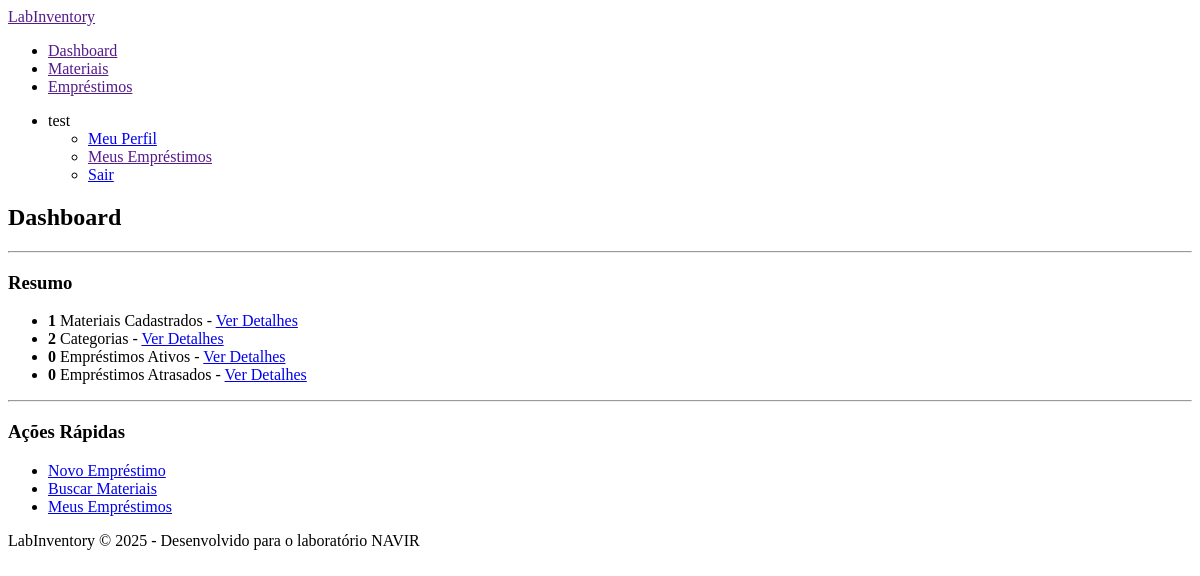
The app's page / (signed in), older data.
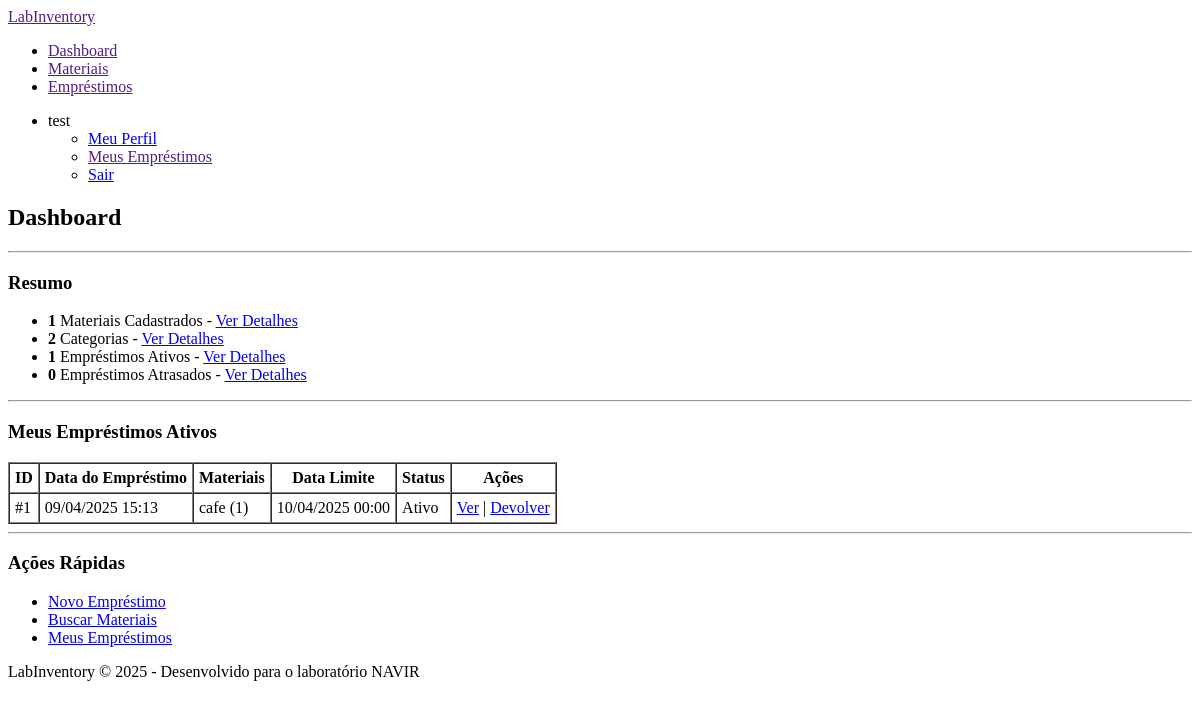
The same page, newer data.
### Core/models.py (models this page shows, shortened)
class CustomUser(AbstractUser):
    USER_TYPES = (
        ('student', 'Aluno'),
        ('professor', 'Professor'),
        ('other', 'Outro'),
    )
    registration_id = models.CharField(max_length=20, verbose_name='Matrícula')
    user_type = models.CharField(max_length=15, choices=USER_TYPES, default='student', verbose_name='Tipo de Usuário')

### Inventory/models.py (models this page shows, shortened)
class Loan(models.Model):
    STATUS_CHOICES = (
        ('active', 'Ativo'),
        ('returned', 'Devolvido'),
        ('late', 'Atrasado'),
    )
    user = models.ForeignKey(CustomUser, on_delete=models.CASCADE, related_name='loans', verbose_name='Usuário')
    materials = models.ManyToManyField(Material, through='LoanItem', verbose_name='Materiais')
    loan_date = models.DateTimeField(default=timezone.now, verbose_name='Data de Empréstimo')
    expected_return_date = models.DateTimeField(verbose_name='Data Prevista para Devolução')
    return_date = models.DateTimeField(null=True, blank=True, verbose_name='Data de Devolução')
    status = models.CharField(max_length=10, choices=STATUS_CHOICES, default='active', verbose_name='Status')
    notes = models.TextField(blank=True, verbose_name='Observações')
    class Meta:
        verbose_name = 'Empréstimo'
        verbose_name_plural = 'Empréstimos'

class LoanItem(models.Model):
    loan = models.ForeignKey(Loan, on_delete=models.CASCADE, verbose_name='Empréstimo')
    material = models.ForeignKey(Material, on_delete=models.CASCADE, verbose_name='Material')
    quantity = models.PositiveIntegerField(verbose_name='Quantidade')
    returned_quantity = models.PositiveIntegerField(default=0, verbose_name='Quantidade Devolvida')
    class Meta:
        verbose_name = 'Item de Empréstimo'
        verbose_name_plural = 'Itens de Empréstimo'

class Material(models.Model):
    name = models.CharField(max_length=200, verbose_name='Nome')
    description = models.TextField(blank=True, verbose_name='Descrição')
    total_quantity = models.PositiveIntegerField(verbose_name='Quantidade Total')
    available_quantity = models.PositiveIntegerField(verbose_name='Quantidade Disponível')
    location = models.CharField(max_length=100, verbose_name='Localização')
    category = models.ForeignKey(Category, on_delete=models.SET_NULL, null=True, verbose_name='Categoria')
    created_at = models.DateTimeField(auto_now_add=True, verbose_name='Data de Cadastro')
    updated_at = models.DateTimeField(auto_now=True, verbose_name='Última Atualização')
    class Meta:
        verbose_name = 'Material'
        verbose_name_plural = 'Materiais'

### Inventory/views.py (the view)
# urls.py: path('', inventory_views.dashboard, name='dashboard'),
@login_required
def dashboard(request):
    total_materials = Material.objects.count()
    total_categories = Category.objects.count()
    active_loans = Loan.objects.filter(status='active').count()
    late_loans = Loan.objects.filter(status='late').count()
    if not request.user.is_staff:
        user_active_loans = Loan.objects.filter(
            user=request.user,
            status__in=['active', 'late']
        )
    else:
        user_active_loans = None
    context = {
        'total_materials': total_materials,
        'total_categories': total_categories,
        'active_loans': active_loans,
        'late_loans': late_loans,
        'user_active_loans': user_active_loans,
    }
    return render(request, 'inventory/dashboard.html', context)

### templates/inventory/dashboard.html (shortened to what this page needs)
{% extends 'base.html' %}
{% block content %}
<h2>Dashboard</h2>
<hr>
<h3>Resumo</h3>
<ul>
    <li><strong>{{ total_materials }}</strong> Materiais Cadastrados - <a href="{% url 'material_list' %}">Ver Detalhes</a></li>
    <li><strong>{{ total_categories }}</strong> Categorias - <a href="{% url 'category_list' %}">Ver Detalhes</a></li>
    <li><strong>{{ active_loans }}</strong> Empréstimos Ativos - <a href="{% url 'loan_list' %}?status=active">Ver Detalhes</a></li>
    <li><strong>{{ late_loans }}</strong> Empréstimos Atrasados - <a href="{% url 'loan_list' %}?status=late">Ver Detalhes</a></li>
</ul>
{% if user_active_loans %}
<hr>
<h3>Meus Empréstimos Ativos</h3>
<table border="1" cellpadding="5" cellspacing="0">
    <thead>
        <tr>
            <th>ID</th>
            <th>Data do Empréstimo</th>
            <th>Materiais</th>
            <th>Data Limite</th>
            <th>Status</th>
            <th>Ações</th>
        </tr>
    </thead>
    <tbody>
        {% for loan in user_active_loans %}
        <tr>
            <td>#{{ loan.id }}</td>
            <td>{{ loan.loan_date|date:"d/m/Y H:i" }}</td>
            <td>
                {% for loan_item in loan.loanitem_set.all %}
                    {{ loan_item.material.name }} ({{ loan_item.quantity }}){% if not forloop.last %}, {% endif %}
                {% endfor %}
            </td>
            <td>{{ loan.expected_return_date|date:"d/m/Y H:i" }}</td>
            <td>
                {% if loan.status == 'active' %}
                    Ativo
                {% elif loan.status == 'late' %}
                    Atrasado
                {% endif %}
            </td>
            <td>
                <a href="{% url 'loan_detail' loan.id %}">Ver</a> |
                <a href="{% url 'loan_return' loan.id %}">Devolver</a>
            </td>
        </tr>
        {% endfor %}
    </tbody>
</table>
{% endif %}
<hr>
<h3>Ações Rápidas</h3>
<ul>
    <li><a href="{% url 'loan_create' %}">Novo Empréstimo</a></li>
    <li><a href="{% url 'material_list' %}">Buscar Materiais</a></li>
    <li><a href="{% url 'my_loans' %}">Meus Empréstimos</a></li>
</ul>
{% endblock %}

### templates/base.html (shortened to what this page needs)
{% load widget_tweaks %}
<!DOCTYPE html>
<html lang="pt-br">
<head>
</head>
<body>
    <nav>
        <div>
            <a href="">LabInventory</a>
            <div>
                <ul>
                    <li>
                        <a href="">Dashboard</a>
                    </li>
                    <li>
                        <a href="">Materiais</a>
                    </li>
                    <li>
                        <a href="">Empréstimos</a>
                    </li>
                </ul>
                <ul>
                    {% if user.is_authenticated %}
                    <li>
                        <span>{{ user.username }}</span>
                        <ul>
                            <li><a href="{% url 'profile' %}">Meu Perfil</a></li>
                            <li><a href="">Meus Empréstimos</a></li>
                            <li><a href="{% url 'logout' %}">Sair</a></li>
                        </ul>
                    </li>
                    {% endif %}
                </ul>
            </div>
        </div>
    </nav>
    <div>
        <div>
            {% block content %}{% endblock %}
        </div>
    </div>
    <footer>
        <div>
            <span>LabInventory &copy; {% now "Y" %} - Desenvolvido para o laboratório NAVIR</span>
        </div>
    </footer>
</body>
</html>

Row changes from the older to the newer data that the page shows:
added Loan: id "1", loan_date "09/04/2025 15:13", expected_return_date "10/04/2025 00:00", status "Ativo"
added LoanItem: material.name "cafe", quantity "1"
Text that changed along with them:
{{ active_loans }}: "0" → "1"
text now shown: "Meus Empréstimos Ativos ID Data do Empréstimo Materiais Data Limite Status Ações"
